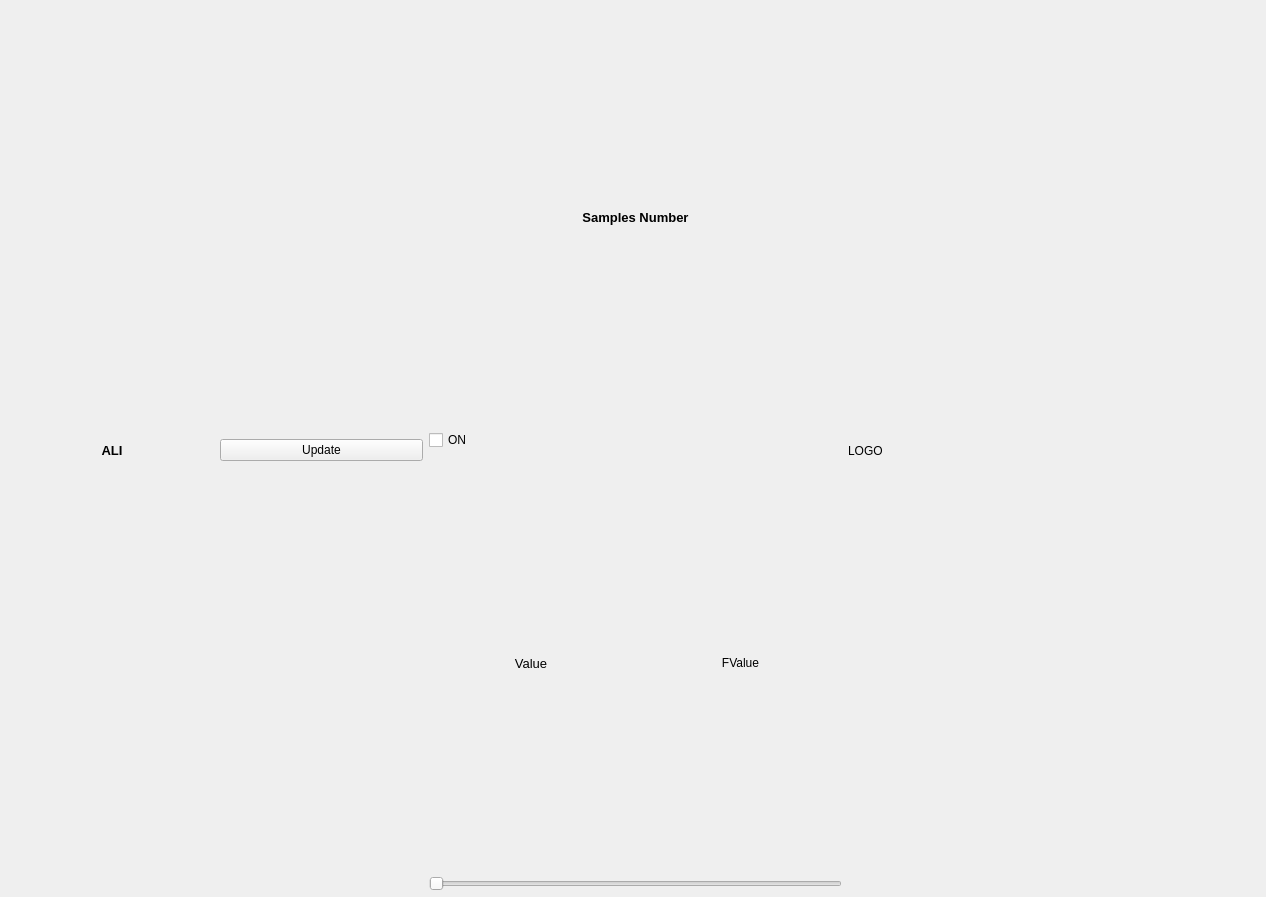
<?xml version="1.0" encoding="UTF-8"?>
<ui version="4.0">
 <class>MainWindow</class>
 <widget class="QMainWindow" name="MainWindow">
  <property name="geometry">
   <rect>
    <x>0</x>
    <y>0</y>
    <width>1266</width>
    <height>897</height>
   </rect>
  </property>
  <property name="windowTitle">
   <string>MainWindow</string>
  </property>
  <widget class="QWidget" name="mainWidget">
   <widget class="QWidget" name="verticalLayoutWidget">
    <property name="geometry">
     <rect>
      <x>10</x>
      <y>10</y>
      <width>1251</width>
      <height>881</height>
     </rect>
    </property>
    <layout class="QVBoxLayout" name="verticalLayout">
     <item>
      <layout class="QHBoxLayout" name="horizontalLayout">
       <item>
        <layout class="QGridLayout" name="offsetLayout">
         <item row="0" column="0">
          <widget class="QLabel" name="aliLabel">
           <property name="font">
            <font>
             <family>Liberation Sans</family>
             <pointsize>10</pointsize>
             <weight>75</weight>
             <bold>true</bold>
            </font>
           </property>
           <property name="layoutDirection">
            <enum>Qt::LeftToRight</enum>
           </property>
           <property name="text">
            <string>ALI</string>
           </property>
           <property name="scaledContents">
            <bool>false</bool>
           </property>
           <property name="alignment">
            <set>Qt::AlignCenter</set>
           </property>
          </widget>
         </item>
         <item row="0" column="1">
          <widget class="QPushButton" name="updateALIBt">
           <property name="text">
            <string>Update</string>
           </property>
          </widget>
         </item>
        </layout>
       </item>
       <item>
        <layout class="QGridLayout" name="numberLayout">
         <item row="1" column="0">
          <widget class="QCheckBox" name="onSig">
           <property name="text">
            <string>ON</string>
           </property>
          </widget>
         </item>
         <item row="3" column="0">
          <widget class="QLabel" name="numberLabel">
           <property name="font">
            <font>
             <pointsize>10</pointsize>
            </font>
           </property>
           <property name="text">
            <string>Value</string>
           </property>
           <property name="alignment">
            <set>Qt::AlignCenter</set>
           </property>
          </widget>
         </item>
         <item row="3" column="1">
          <widget class="QLabel" name="numberValue">
           <property name="text">
            <string>FValue</string>
           </property>
           <property name="alignment">
            <set>Qt::AlignCenter</set>
           </property>
          </widget>
         </item>
         <item row="4" column="0" colspan="2">
          <widget class="QSlider" name="numberSlider">
           <property name="minimum">
            <number>10</number>
           </property>
           <property name="maximum">
            <number>200</number>
           </property>
           <property name="singleStep">
            <number>10</number>
           </property>
           <property name="orientation">
            <enum>Qt::Horizontal</enum>
           </property>
          </widget>
         </item>
         <item row="0" column="0" colspan="2">
          <widget class="QLabel" name="samplesNumberLabel">
           <property name="font">
            <font>
             <family>Liberation Sans</family>
             <pointsize>10</pointsize>
             <weight>75</weight>
             <bold>true</bold>
            </font>
           </property>
           <property name="text">
            <string>Samples Number</string>
           </property>
           <property name="alignment">
            <set>Qt::AlignCenter</set>
           </property>
          </widget>
         </item>
        </layout>
       </item>
       <item>
        <layout class="QVBoxLayout" name="verticalLayout_2">
         <item>
          <widget class="QLabel" name="lense_logo">
           <property name="baseSize">
            <size>
             <width>200</width>
             <height>100</height>
            </size>
           </property>
           <property name="text">
            <string>LOGO</string>
           </property>
          </widget>
         </item>
        </layout>
       </item>
      </layout>
     </item>
     <item>
      <layout class="QHBoxLayout" name="horizontalLayout_2">
       <item>
        <layout class="QVBoxLayout" name="timeRespLayout"/>
       </item>
       <item>
        <layout class="QVBoxLayout" name="freqRespLayout"/>
       </item>
      </layout>
     </item>
    </layout>
   </widget>
   <widget class="QWidget" name="layoutWidget">
    <property name="geometry">
     <rect>
      <x>910</x>
      <y>650</y>
      <width>2</width>
      <height>2</height>
     </rect>
    </property>
    <layout class="QVBoxLayout" name="signalLayout_2"/>
   </widget>
  </widget>
 </widget>
 <resources/>
 <connections/>
</ui>
